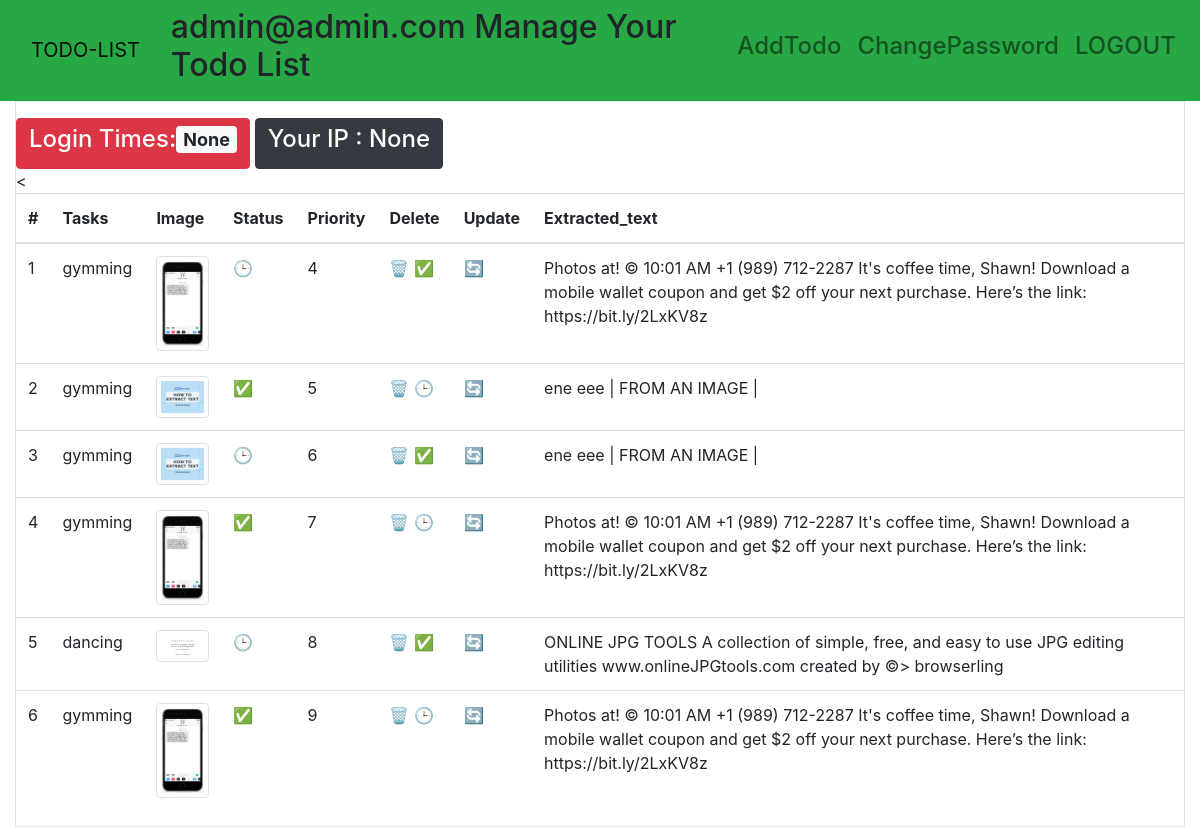
/ (signed in), run on the app's committed database.
### app/models.py (models this page shows, shortened)
class MyCustomModel(AbstractBaseUser,PermissionsMixin):
    email = models.EmailField(verbose_name="Email",unique=True, max_length=60,  null=True)
    username = None
    date_joined = models.DateTimeField(default=timezone.now)
    is_admin = models.BooleanField(default = False)
    is_active = models.BooleanField(default = True)
    is_staff = models.BooleanField(default = False)
    is_superuser = models.BooleanField(default = False)
    objects = MyCustomModelManager()
    USERNAME_FIELD = 'email'
    REQUIRED_FIELDS = []

class TODO(models.Model):
    status_choices = [
    ('C', 'COMPLETED'),
    ('P', 'PENDING'),
    ]
    priority_choices = [
    ('1', '1️⃣'),
    ('2', '2️⃣'),
    ('3', '3️⃣'),
    ('4', '4️⃣'),
    ('5', '5️⃣'),
    ('6', '6️⃣'),
    ('7', '7️⃣'),
    ('8', '8️⃣'),
    ('9', '9️⃣'),
    ('10','🔟'),
    ]
    tasks = models.CharField(max_length=50)
    status = models.CharField(max_length=10 , choices=status_choices)
    user = models.ForeignKey(MyCustomModel, on_delete=models.CASCADE, null=True, blank=True)
    date = models.DateTimeField(auto_now_add=True)
    priority = models.CharField(max_length=2 , choices=priority_choices)
    image = models.FileField(upload_to = 'picture' ,max_length = 255,null=True)
    text = models.TextField(blank=True, null=True )

### app/views.py (the view)
# urls.py: path('' , home, name='home' ),
@login_required(login_url='login')
def home(request):
            if request.user.is_authenticated:
                user = request.user
                form = TODOForm()
                todos = TODO.objects.filter(user = user).order_by('priority')
                ip = request.session.get('ip', 0)
                ct = cache.get('count', version= user.pk)
                return render(request , 'index.html' , context={'form' : form , 'todos' : todos, 'ip':ip, 'ct':ct  })
            else:
                return redirect('login')

### app/templates/index.html (shortened to what this page needs)
{% extends 'base.html' %}
{% block content1 %}
<h2> {{user.email}} Manage Your Todo List</h2>
{% endblock %}
{% block content2 %}
<div>
  <li class="nav-item">
    <h4> <a class="nav-link" href="/add-todo">AddTodo</a></h4>
  </li>
</div>
{% endblock content2 %}
{% block content %}
      <div class="col">
        <div class="border">
          <div>
            <th><button type="button" class="btn btn-danger mt-3">
              <h4 class="mt-8">Login Times:<span class="badge badge-light"> {{ct}}</span> </h4>
            </button>
            </th>
              <th><button type="button" class="btn btn-dark mt-3">
                <h4 class="mt-8">Your IP : {{ip}} </h4>
              </button>
              </th>
          </div>
          {% if todos|length == 0 %}
          <div class="p-4">
            <br>
            <br>
            <div class="alert alert-info text-center">
              <p>No Todos</p>
            </div>
            <br>
            <br>
          </div>
          {%else%}
          <div>
            <table class="table">
              <thead>
                <tr>
                  <th>#</th>
                  <th>Tasks</th><
                  <th>Image</th>
                  <th>Status</th>
                  <th>Priority</th>
                  <th>Delete</th>
                  <th>Update</th>
                  <th>Extracted_text</th>
                </tr>
              </thead>
              <tbody>
                {% for todo in todos %}
                <tr>
                  <td>{{forloop.counter}}</td>
                  <td>{{todo.tasks}}</td>
                  <td>
                    {% if todo.image %}
                      <img src="{{todo.image.url}}"  width="60"  alt="" class="img-thumbnail" >
                    {% endif %}
                  </td>
                  <td>
                    {% if todo.status == 'C'%}
                    ✅
                    {%else%}
                    🕒
                    {%endif%}
                  </td>
                  <td>{{todo.priority}}</td>
                  <td>
                    <a href="/delete-todo/{{todo.id}}" title="Delete" class="">🗑️</a>
                    {% if todo.status == 'P'%}
                    <a href="/change-status/{{todo.id}}/C" title="Mark Completed" class="">✅</a>
                    {%else%}
                    <a href="/change-status/{{todo.id}}/P" title="Mark Pending" class="">🕒</a>
                    {%endif%}
                  </td>
                <td><a href ="/update-todo/{{todo.id}}/" title="Update" class="">🔄</a></td>
                <td>{{todo.text}}</td>
                </tr>
                {%endfor%}
              </tbody>
            </table>
          </div>
          {%endif%}
        </div>
      </div>
    </div>
{% endblock %}

### data on the page
MyCustomModel: email "admin@admin.com"
TODO: tasks "gymming", image (picture), priority "4", text "Photos at! © 10:01 AM +1 (989) 712-2287 It's coffee time, Shawn! Download a mobile wallet coupon and get $2 off your next purchase. Here’s the link: https://bit.ly/2LxKV8z"
TODO: tasks "gymming", image (picture), priority "5", text "ene eee | FROM AN IMAGE |"
TODO: tasks "gymming", image (picture), priority "6", text "ene eee | FROM AN IMAGE |"
TODO: tasks "gymming", image (picture), priority "7", text "Photos at! © 10:01 AM +1 (989) 712-2287 It's coffee time, Shawn! Download a mobile wallet coupon and get $2 off your next purchase. Here’s the link: https://bit.ly/2LxKV8z"
TODO: tasks "dancing", image (picture), priority "8", text "ONLINE JPG TOOLS A collection of simple, free, and easy to use JPG editing utilities www.onlineJPGtools.com created by ©> browserling"
TODO: tasks "gymming", image (picture), priority "9", text "Photos at! © 10:01 AM +1 (989) 712-2287 It's coffee time, Shawn! Download a mobile wallet coupon and get $2 off your next purchase. Here’s the link: https://bit.ly/2LxKV8z"

### other printed values
{{ ct }} "None"
{{ ip }} "None"
